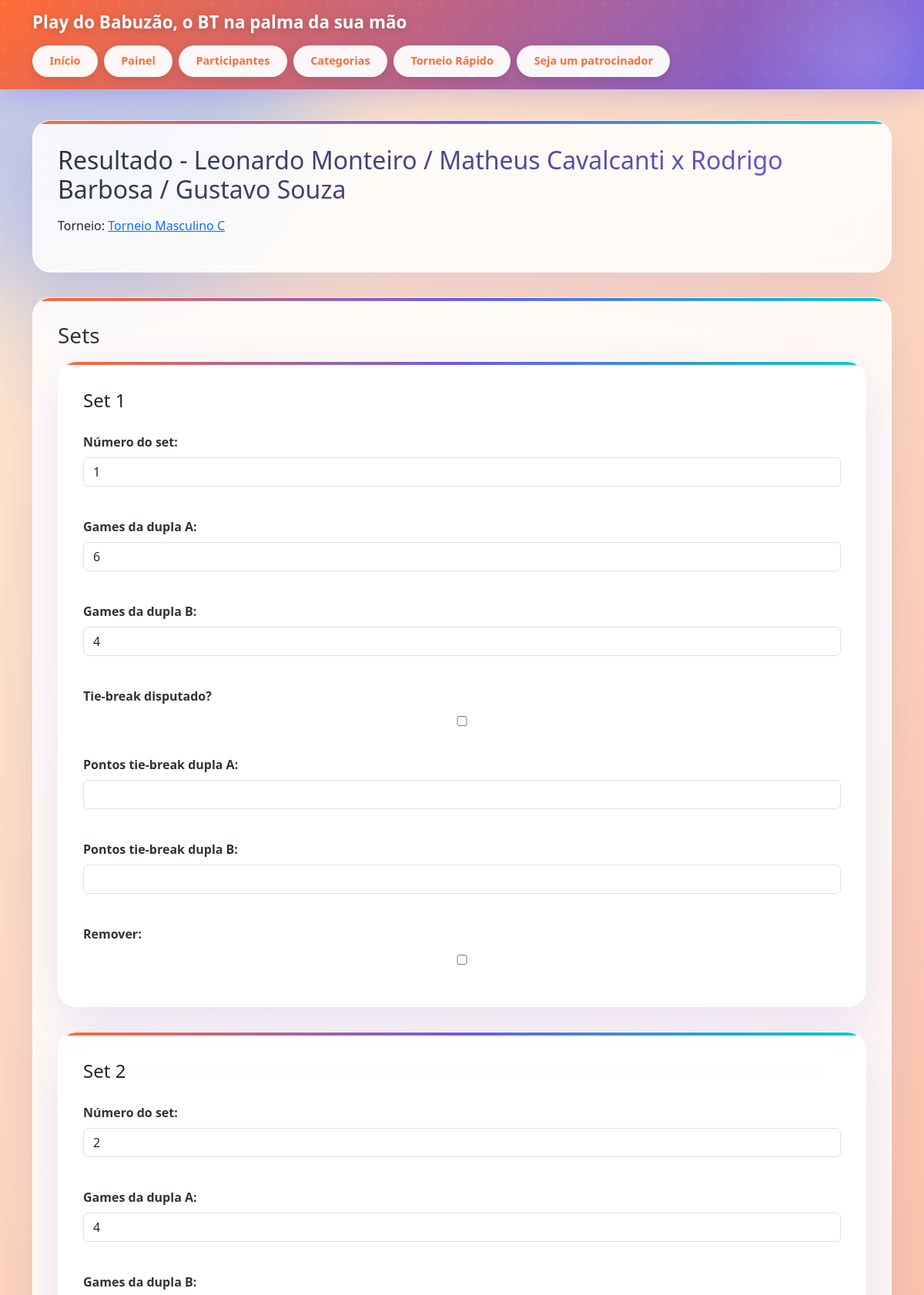
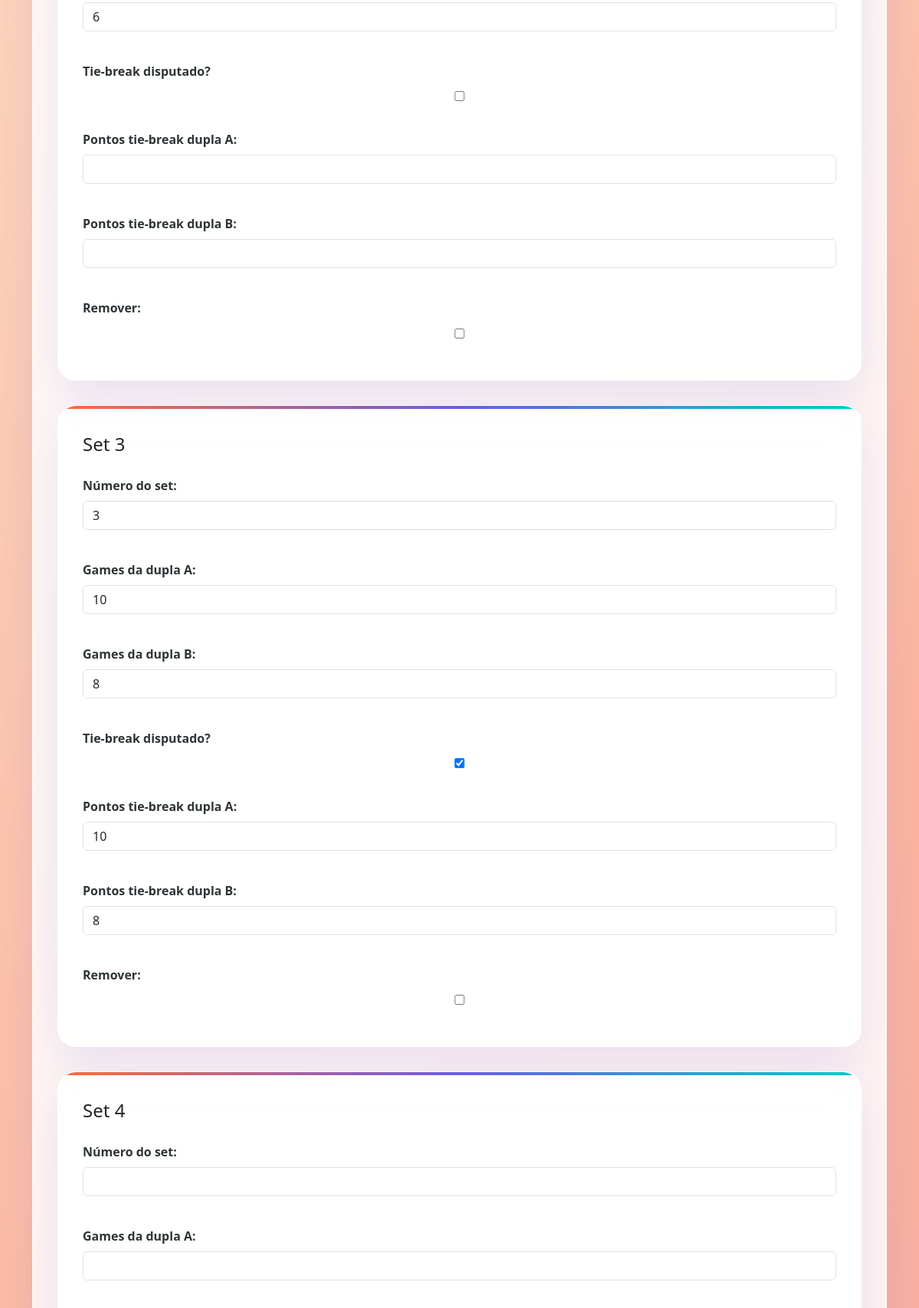
The page /partidas/57/resultado/ (upper part) on the database its author committed (2 pictures, top to bottom).
### tournaments/models.py (models this page shows, shortened)
class Match(models.Model):
	POINT_VALUES = {"15": 15, "30": 30, "40": 40, "45": 45, "GAME": 60}
	tournament = models.ForeignKey(
		Tournament,
		on_delete=models.CASCADE,
		related_name="matches",
	)
	round_name = models.CharField(
		max_length=80,
		default="Fase de grupos",
		help_text="Ex.: Fase de grupos, Quartas, Semi, Final.",
	)
	scheduled_at = models.DateTimeField(null=True, blank=True)
	team_one = models.ForeignKey(
		Team,
		on_delete=models.PROTECT,
		related_name="matches_as_team_one",
	)
	team_two = models.ForeignKey(
		Team,
		on_delete=models.PROTECT,
		related_name="matches_as_team_two",
	)
	winner = models.ForeignKey(
		Team,
		on_delete=models.SET_NULL,
		null=True,
		blank=True,
		related_name="matches_won",
	)
	tie_break_played = models.BooleanField(default=False)
	team_one_sets_won = models.PositiveSmallIntegerField(default=0)
	team_two_sets_won = models.PositiveSmallIntegerField(default=0)
	team_one_point_sequence = models.JSONField(default=list, blank=True)
	team_two_point_sequence = models.JSONField(default=list, blank=True)
	notes = models.TextField(blank=True)
	created_at = models.DateTimeField(auto_now_add=True)
	class Meta:
		ordering = ("tournament", "round_name", "created_at")
		constraints = [
			models.CheckConstraint(
				check=~Q(team_one=models.F("team_two")),
				name="match_distinct_teams",
			)
		]
	team_one_position = 1
	team_two_position = 2

class Team(models.Model):
	class Division(models.TextChoices):
		MALE = "M", "Masculino"
		FEMALE = "F", "Feminino"
		MIXED = "X", "Mista"
	name = models.CharField(
		max_length=120,
		blank=True,
		help_text="Se vazio, será montado automaticamente com os nomes dos atletas.",
	)
	player_one = models.ForeignKey(
		Participant,
		on_delete=models.CASCADE,
		related_name="primary_teams",
	)
	player_two = models.ForeignKey(
		Participant,
		on_delete=models.CASCADE,
		related_name="secondary_teams",
	)
	category = models.ForeignKey(
		Category,
		on_delete=models.PROTECT,
		related_name="teams",
	)
	division = models.CharField(max_length=1, choices=Division.choices)
	created_at = models.DateTimeField(auto_now_add=True)
	class Meta:
		ordering = ("name",)
		constraints = [
			models.UniqueConstraint(
				fields=("player_one", "player_two", "category", "division"),
				name="unique_team_pair",
			),
			models.CheckConstraint(
				check=~Q(player_one=models.F("player_two")),
				name="team_distinct_players",
			),
		]

class Tournament(models.Model):
	name = models.CharField(max_length=120)
	category = models.ForeignKey(
		Category,
		on_delete=models.PROTECT,
		related_name="tournaments",
		null=True,
		blank=True,
	)
	division = models.CharField(
		max_length=1,
		choices=Team.Division.choices,
		default=Team.Division.MIXED,
	)
	location = models.CharField(max_length=120, blank=True)
	start_date = models.DateField()
	end_date = models.DateField(blank=True, null=True)
	max_sets = models.PositiveSmallIntegerField(
		default=3,
		help_text="Quantidade máxima de sets por partida (melhor de 3 por padrão).",
	)
	tie_break_enabled = models.BooleanField(
		default=True,
		help_text="Se verdadeiro, partidas podem encerrar em tie-break.",
	)
	tie_break_points = models.PositiveSmallIntegerField(
		default=7,
		choices=((7, "7 pontos"), (10, "10 pontos")),
		help_text="Escolha se o tie-break será jogado em 7 ou 10 pontos + 2 de diferença.",
	)
	tie_break_margin = models.PositiveSmallIntegerField(
		default=2,
		help_text="Diferença mínima para fechar o tie-break (regra +2).",
	)
	notes = models.TextField(blank=True)
	created_at = models.DateTimeField(auto_now_add=True)
	class Meta:
		ordering = ("-start_date", "name")

class SetScore(models.Model):
	match = models.ForeignKey(
		Match,
		on_delete=models.CASCADE,
		related_name="set_scores",
	)
	set_number = models.PositiveSmallIntegerField(verbose_name="Número do set")
	team_one_games = models.PositiveSmallIntegerField(verbose_name="Games da dupla A")
	team_two_games = models.PositiveSmallIntegerField(verbose_name="Games da dupla B")
	tie_break_played = models.BooleanField(
		default=False,
		verbose_name="Tie-break disputado?",
	)
	team_one_tie_break_points = models.PositiveSmallIntegerField(
		null=True,
		blank=True,
		verbose_name="Pontos tie-break dupla A",
	)
	team_two_tie_break_points = models.PositiveSmallIntegerField(
		null=True,
		blank=True,
		verbose_name="Pontos tie-break dupla B",
	)
	class Meta:
		ordering = ("set_number",)
		constraints = [
			models.UniqueConstraint(
				fields=("match", "set_number"),
				name="unique_set_number_per_match",
			)
		]

### tournaments/views.py (the view, shortened to what this page needs)
# urls.py: path("partidas/<int:pk>/resultado/", views.match_result_update, name="match_result"),
def match_result_update(request, pk: int):
	match = get_object_or_404(
		Match.objects.select_related("tournament", "team_one", "team_two"), pk=pk
	)
	set_scores = list(match.set_scores.order_by("set_number"))
	formset = SetScoreFormSet(
		request.POST or None,
		instance=match,
		prefix="set",
	)
	points_form = MatchPointsForm(
		request.POST or None,
		prefix="points",
		initial={
			"team_one_points": ",".join(match.team_one_point_sequence),
			"team_two_points": ",".join(match.team_two_point_sequence),
		},
	)
	team_one_games = sum(score.team_one_games for score in set_scores)
	team_two_games = sum(score.team_two_games for score in set_scores)
	team_one_wins, team_one_losses = _team_record(match.team_one)
	team_two_wins, team_two_losses = _team_record(match.team_two)
	return render(
		request,
		"tournaments/match_result.html",
		{
			"match": match,
			"formset": formset,
			"points_form": points_form,
			"set_scores": set_scores,
			"team_one_games": team_one_games,
			"team_two_games": team_two_games,
			"team_one_wins": team_one_wins,
			"team_one_losses": team_one_losses,
			"team_two_wins": team_two_wins,
			"team_two_losses": team_two_losses,
		},
	)

### tournaments/forms.py (shortened to what this page needs)
class MatchPointsForm(forms.Form):
    team_one_points = forms.CharField(
        required=False,
        label="Sequência de pontos da Dupla A",
        help_text="Separe por vírgula seguindo o padrão 15,30,40,GAME. Esses valores são usados em critérios de desempate.",
    )
    team_two_points = forms.CharField(
        required=False,
        label="Sequência de pontos da Dupla B",
        help_text="Separe por vírgula seguindo o padrão 15,30,40,GAME.",
    )

### tournaments/views.py (called while the page is built)
def _team_record(team: Team) -> tuple[int, int]:
	qs = Match.objects.filter(Q(team_one=team) | Q(team_two=team))
	wins = qs.filter(winner=team).count()
	losses = qs.filter(winner__isnull=False).exclude(winner=team).count()
	return wins, losses

### tournaments/templates/tournaments/match_result.html (shortened to what this page needs)
{% extends "base.html" %}
{% block content %}
<section class="card">
    <h2>Resultado - {{ match.team_one.name }} x {{ match.team_two.name }}</h2>
    <p>Torneio: <a href="{% url 'tournaments:tournament_detail' match.tournament.pk %}">{{ match.tournament.name }}</a></p>
</section>
<section class="card">
    <h3>Sets</h3>
    <form method="post">
        {% for form in formset %}
            <fieldset class="card">
                <legend>Set {{ form.instance.set_number|default:forloop.counter }}</legend>
                {{ form.as_p }}
            </fieldset>
        {% endfor %}
    </form>
</section>
{% endblock %}

### tournaments/templates/base.html (style rules this page uses)
:root { --bt-primary: #ff6b35; --bt-primary-light: #ff8c5a; --bt-primary-dark: #e55a2b; --bt-secondary: #6c5ce7; --bt-accent: #00cec9; --bt-accent-alt: #fdcb6e; --bt-success: #00b894; --bt-danger: #e17055; --bt-dark: #2d3436; --bt-muted: #636e72; --bt-light: #dfe6e9; --bt-bg-gradient: linear-gradient(135deg, #ffecd2 0%, #fcb69f 50%, #ee9ca7 100%); --bt-card-glass: rgba(255, 255, 255, 0.85); --bt-shadow-color: rgba(108, 92, 231, 0.15); --bt-glow: 0 0 40px rgba(255, 107, 53, 0.3); font-family: 'Poppins', 'Segoe UI', Arial, sans-serif; color: var(--bt-dark); line-height: 1.6; }
* { box-sizing: border-box; }
body { margin: 0; min-height: 100vh; background: var(--bt-bg-gradient); background-attachment: fixed; position: relative; overflow-x: hidden; }
body::before, body::after { content: ""; position: fixed; border-radius: 50%; filter: blur(80px); opacity: 0.5; z-index: -1; animation: blobFloat 20s ease-in-out infinite; }
body::before { width: 600px; height: 600px; background: linear-gradient(135deg, #a29bfe, #74b9ff); top: -200px; left: -200px; }
body::after { width: 500px; height: 500px; background: linear-gradient(135deg, #fd79a8, #fdcb6e); bottom: -150px; right: -150px; animation-delay: -10s; }
.card { background: var(--bt-card-glass); backdrop-filter: blur(20px); -webkit-backdrop-filter: blur(20px); border-radius: 24px; padding: 2rem; margin-bottom: 2rem; box-shadow: 0 20px 60px var(--bt-shadow-color), 0 0 0 1px rgba(255, 255, 255, 0.5) inset; border: 1px solid rgba(255, 255, 255, 0.3); transition: transform 0.3s ease, box-shadow 0.3s ease; position: relative; overflow: hidden; }
.card::before { content: ""; position: absolute; top: 0; left: 0; right: 0; height: 4px; background: linear-gradient(90deg, var(--bt-primary), var(--bt-secondary), var(--bt-accent)); border-radius: 24px 24px 0 0; }
.card h2, .card h3, .card h4 { margin-top: 0; margin-bottom: 1rem; background: linear-gradient(135deg, var(--bt-dark), var(--bt-secondary)); -webkit-background-clip: text; -webkit-text-fill-color: transparent; background-clip: text; }
form label { display: block; margin-top: 1rem; font-weight: 600; color: var(--bt-dark); }
input, select, textarea { width: 100%; padding: 0.85rem 1rem; border: 2px solid var(--bt-light); border-radius: 12px; margin-top: 0.4rem; font-family: inherit; font-size: 1rem; transition: all 0.3s ease; background: rgba(255, 255, 255, 0.9); }

### rows shown on the page
Match: team_one.name "Leonardo Monteiro / Matheus Cavalcanti", team_two.name "Rodrigo Barbosa / Gustavo Souza", tournament.name "Torneio Masculino C"
SetScore: instance.set_number "1"
SetScore: instance.set_number "2"
SetScore: instance.set_number "3"
